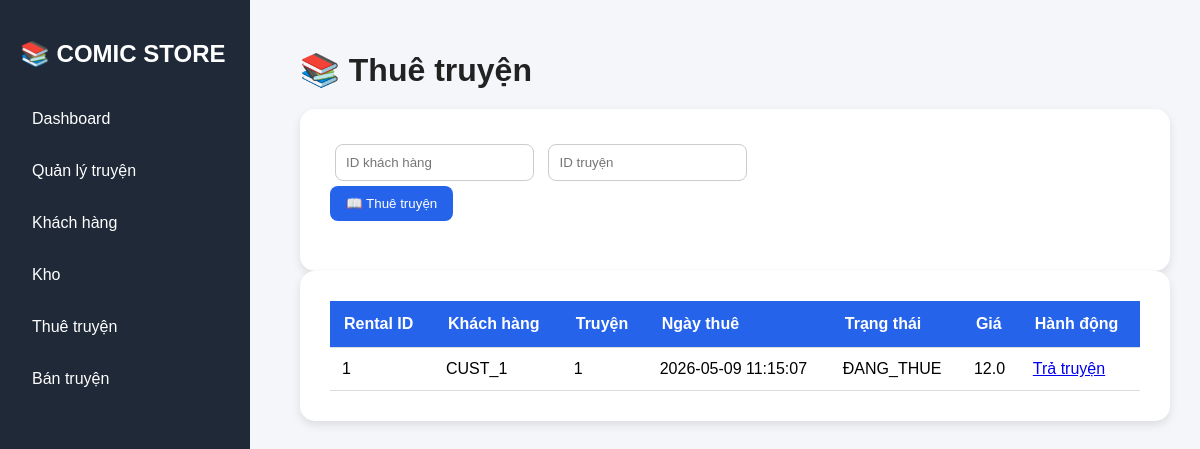
Page /rentals on the earlier database version.
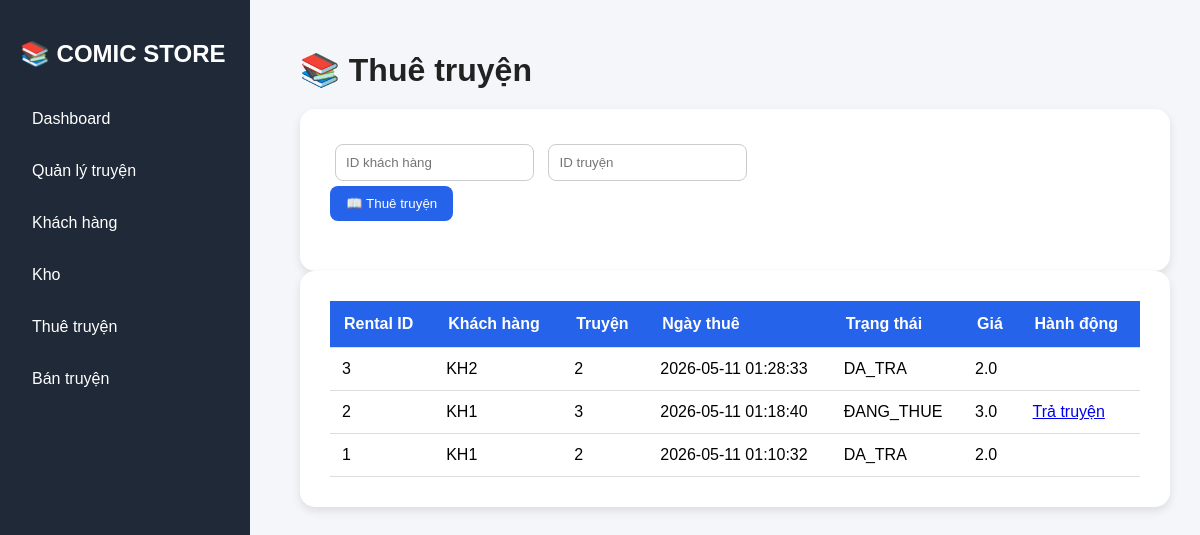
Same page on the later database version.
### tables this page shows
CREATE TABLE rentals (

                rental_id INTEGER PRIMARY KEY AUTOINCREMENT,

                customer_id TEXT NOT NULL,

                comic_id TEXT NOT NULL,

                rental_date TIMESTAMP DEFAULT CURRENT_TIMESTAMP,

                return_date TIMESTAMP,

                status TEXT DEFAULT 'ĐANG_THUE',

                total_price REAL,

                FOREIGN KEY (customer_id) REFERENCES customers(customer_id),

                FOREIGN KEY (comic_id) REFERENCES comics(comic_id)
            );

### views/routes/rental_routes.py (the view)
@rental_bp.route("/rentals")
def rentals():
    rentals = (
        rental_service.get_all_rentals()
    )
    return render_template(
        "rentals.html",
        rentals=rentals
    )

### repositories/rental_repository.py (called while the page is built)
    def get_all(self):
        query = """
            SELECT * FROM rentals
            ORDER BY rental_date DESC
        """
        self.cursor.execute(query)
        rows = self.cursor.fetchall()
        rentals = []
        for row in rows:
            rental = Rental(
                row["rental_id"],
                row["customer_id"],
                row["comic_id"],
                row["rental_date"],
                row["return_date"],
                row["status"],
                row["total_price"]
            )
            rentals.append(rental)
        return rentals

### services/rental_service.py (called while the page is built)
    def get_all_rentals(self):
        return (
            self.rental_repository
            .get_all()
        )

### views/templates/rentals.html
{% extends 'base.html' %}
{% block content %}
<div class="page-header">
    <h1>📚 Thuê truyện</h1>
</div>
<div class="card">
    <form
        action="/rentals/add"
        method="POST"
    >
        <div class="grid-2">
            <input
                type="text"
                name="customer_id"
                placeholder="ID khách hàng"
                required
            >
            <input
                type="text"
                name="comic_id"
                placeholder="ID truyện"
                required
            >
        </div>
        <div class="button-group">
            <button
                class="btn btn-add"
            >
                📖 Thuê truyện
            </button>
        </div>
    </form>
</div>
<div class="card">
    <table>
        <thead>
            <tr>
                <th>Rental ID</th>
                <th>Khách hàng</th>
                <th>Truyện</th>
                <th>Ngày thuê</th>
                <th>Trạng thái</th>
                <th>Giá</th>
                <th>Hành động</th>
            </tr>
        </thead>
        <tbody>
            {% for rental in rentals %}
            <tr>
                <td>{{ rental.rental_id }}</td>
                <td>{{ rental.customer_id }}</td>
                <td>{{ rental.comic_id }}</td>
                <td>{{ rental.rental_date }}</td>
                <td>{{ rental.status }}</td>
                <td>{{ rental.total_price }}</td>
                <td>
                    {% if rental.status == "ĐANG_THUE" %}
                    <a
                        href="/rentals/return/{{ rental.rental_id }}"
                        class="btn-small"
                    >
                        Trả truyện
                    </a>
                    {% endif %}
                </td>
            </tr>
            {% endfor %}
        </tbody>
    </table>
</div>
{% endblock %}

Differences in the rows shown:
added rentals: rental_id "3", customer_id "KH2", comic_id "2", rental_date "2026-05-11 01:28:33", status "DA_TRA", total_price "2.0"
added rentals: rental_id "2", customer_id "KH1", comic_id "3", rental_date "2026-05-11 01:18:40", status "ĐANG_THUE", total_price "3.0"
changed rentals id 1: customer_id "CUST_1" → "KH1"; comic_id "1" → "2"; rental_date "2026-05-09 11:15:07" → "2026-05-11 01:10:32"; status "ĐANG_THUE" → "DA_TRA"; total_price "12.0" → "2.0"; no longer shows "Trả truyện"
